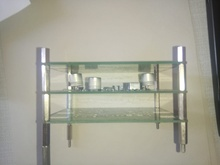
%> input picture slope_detector/gorsel_1.jpeg, 220 x 165 px, shrunk from 1600 x 1200 before the run
$ octave slope_calculator.m   (GNU Octave 9; MATLAB toolbox functions it lacks are replaced by stand-ins)
%> lines starting %> are read from the running program, lines starting %| are printed output that depends on the picture; in (x1, y1, x2, y2) boxes, pixels count from 0 and x2, y2 are one past the last pixel; in counts of white or black regions, pixels touching at a corner belong together; the program's own positions count from 1
### slope_detector/odev1_bilinear.m
function scaledImage = odev1_bilinear(imageName, sr, sc)
%> called with imageName = 'gorsel_1.jpeg', sr = 0.25, sc = 0.25

originalImage = imread(imageName);
%> originalImage is the input picture: size 165x220x3 uint8; mean R, G, B 165.3, 164.2, 151.1
originalImage = double(originalImage);
%> originalImage: size 165x220x3 double

nofRow = size(originalImage, 1);
nofColumn = size(originalImage, 2);

xNew = floor(nofColumn * sc);
yNew = floor(nofRow * sr);

xRatio = (nofColumn - 1)/xNew;
yRatio = (nofRow - 1)/yNew;
scaledImage = zeros(yNew, xNew, 3);

for c = 1:3
    for i = 1:yNew
        for j = 1:xNew
            xLeft = floor(xRatio * j);
            if xLeft == 0
                xLeft = 1;
            end
            xRight = ceil(xRatio * j);

            yUp = floor(yRatio * i);
            if yUp == 0
                yUp = 1;
            end
            yDown = ceil(yRatio * i);

            xWeight = (xRatio * j - xLeft);
            yWeight = (yRatio * i - yUp);
            pointA = originalImage(yUp, xLeft, c);
            pointB = originalImage(yUp, xRight, c);
            pointC = originalImage(yDown, xLeft, c);
            pointD = originalImage(yDown, xRight, c);

            pixVal = pointA * (1 - xWeight) * (1 - yWeight) + pointB * xWeight * (1 - yWeight) + pointC * (1 - xWeight) * yWeight + pointD * xWeight * yWeight;
            scaledImage(i, j, c) = pixVal;
        end
    end
end
scaledImage = uint8(scaledImage);
%> scaledImage: size 41x55x3 uint8

### slope_detector/gaussianLowPassFilter.m
function [processedImage] = gaussianLowPassFilter(imageName, filterD)
originalImage = imageName;
nofRow = size(originalImage, 1);
nofColumn = size(originalImage, 2);
processedFFT = zeros(nofRow, nofColumn);
processedImage = zeros(nofRow, nofColumn);

filterDia = filterD;

F1=fft2(originalImage);
F1C=fftshift(F1);

refPointX = floor(-1*nofColumn/2):1:(nofColumn-1)/2;
refPointY  = floor(-1*nofRow/2):1:(nofRow-1)/2;

euclideanDistances = zeros(nofRow, nofColumn);
gaussianLowPassFilter = zeros(nofRow, nofColumn);

for i=1:nofColumn
    if refPointX(1,i)>nofColumn/2
        refPointX(1, i) = refPointX(1, i) - nofColumn;
    end
end

for i=1:nofRow
    if refPointY(1,i)>nofRow/2
        refPointY(1, i) = refPointY(1, i) - nofColumn;
    end
end
refPointY = refPointY';
for i=1:nofRow
    for j=1:nofColumn
        euclideanDistances(i,j) = (refPointY(i,1)^2 + refPointX(1,j)^2)^(1/2);
    end
end

for i=1:nofRow
    for j=1:nofColumn
      gaussianLowPassFilter(i,j) = exp(-1*((euclideanDistances(i,j)^2) / (2*filterDia^2)));
    end
end

processedFFT = gaussianLowPassFilter .* F1C;
processedImage = ifft2(processedFFT);
processedImage = uint8(abs(processedImage));

### slope_detector/sobelEdgeDetector.m
function [processedImageV, processedImageH, processedImageCombined] = sobelEdgeDetector(imageName)
% sobel edge detector script

originalImage = imageName;
nofRow = size(originalImage, 1);
nofColumn = size(originalImage, 2);
processedImageV = zeros(nofRow, nofColumn);
processedImageH = zeros(nofRow, nofColumn);
processedImageCombined = zeros(nofRow, nofColumn);

sobelKernelV = [-1, 0, 1; -2, 0, 2; -1, 0, 1];
sobelKernelH = [-1, -2, -1; 0, 0, 0; 1, 2, 1];

sobelKernelSize = 3;
for i=1:nofRow
    for j=1:nofColumn
        pixValH = zeros(sobelKernelSize);
        pixValV = zeros(sobelKernelSize);
        counter = 0;
        kernelRowCount = 0;
        kernelColumnCount = 0;
        for k=-1*(sobelKernelSize-1)/2:1:(sobelKernelSize-1)/2
            kernelRowCount = kernelRowCount + 1;
            kernelColumnCount = 0;
            for l=-1*(sobelKernelSize-1)/2:1:(sobelKernelSize-1)/2
                kernelColumnCount = kernelColumnCount + 1;
                indexX = l+j;
                indexY = k+i;
                  if indexX < 1
                      indexX = 1;
                  elseif indexX > nofColumn
                      indexX = nofColumn;
                  end
                  if indexY < 1
                      indexY = 1;
                  elseif indexY > nofRow
                      indexY = nofRow;
                  end
                  pixValH(kernelRowCount, kernelColumnCount) = double(originalImage(indexY, indexX)) * sobelKernelH(kernelRowCount, kernelColumnCount);
                  pixValV(kernelRowCount, kernelColumnCount) = double(originalImage(indexY, indexX)) * sobelKernelV(kernelRowCount, kernelColumnCount);
            end
        end
        processedImageV(i,j) = sum(sum(pixValV));
        processedImageH(i,j) = sum(sum(pixValH));
        processedImageCombined(i,j) = processedImageV(i,j) + processedImageH(i,j);
    end
end
processedImageV = uint8(processedImageV);
processedImageH = uint8(processedImageH);
processedImageCombined = uint8(processedImageCombined);

### slope_detector/myOtsoTh.m
function [processedImage backgroundVar] = myOtsoTh(imageName)
originalImage = imageName;
nofRow = size(originalImage, 1);
nofColumn = size(originalImage, 2);
processedImage = zeros(nofRow, nofColumn);
nofPixel = nofRow * nofColumn;

maxIntensityLevel = 256; % matrix index begins from 1

imageFreq = zeros(1, maxIntensityLevel);
wBackground = zeros(1, maxIntensityLevel);
wForeground = zeros(1, maxIntensityLevel);
meanBackground = zeros(1, maxIntensityLevel);
meanForeground = zeros(1, maxIntensityLevel);
varianceBackground = zeros(1, maxIntensityLevel);

for i=1:nofRow
    for j=1:nofColumn
        imageFreq(1, originalImage(i,j) + 1) = imageFreq(1, originalImage(i,j) + 1) + 1;
    end
end

for i=1:maxIntensityLevel
    wBackground(1, i) = sum(imageFreq(1,1:i)) / nofPixel;
    wForeground(1, i) = sum(imageFreq(1,(i + 1):maxIntensityLevel)) / nofPixel;
    numberVectorBack = 0:(i - 1);
    numberVectorFore = i:(maxIntensityLevel - 1);
    meanBackground(1, i) = (sum(numberVectorBack .* imageFreq(1, 1:i))) / sum(imageFreq(1, 1:i));
    meanForeground(1, i) = (sum(numberVectorFore .* imageFreq(1, (i+1):maxIntensityLevel))) / sum(imageFreq(1, (i+1):maxIntensityLevel));
end


varianceBackground = wBackground .* wForeground .* ((meanBackground - meanForeground).^2);

maxVariance = -1;
maxVarianceIndex = -1;

for i=1:maxIntensityLevel
    if varianceBackground(1, i) > maxVariance
        maxVariance = varianceBackground(1, i);
        maxVarianceIndex = i;
    end
end

for i=1:nofRow
    for j=1:nofColumn
        if originalImage(i,j) > maxVarianceIndex
            processedImage(i,j) = maxIntensityLevel - 1;
        else
            processedImage(i,j) = 0;
        end
    end
end

backgroundVar = varianceBackground;

### slope_detector/myErosion.m
function [processedImage] = myErosion(imageName)
% sobel edge detector script

originalImage = imageName;
nofRow = size(originalImage, 1);
nofColumn = size(originalImage, 2);
processedImage = zeros(nofRow, nofColumn);
processedImageCombined = zeros(nofRow, nofColumn);

structureElement = [0, 1, 0; 1, 1, 1; 0, 1, 0];


structureElementSize = 3;
for i=1:nofRow
    for j=1:nofColumn
        pixVal = zeros(structureElementSize);
        counter = 0;
        kernelRowCount = 0;
        kernelColumnCount = 0;
        hitState = 255;
        for k=-1*(structureElementSize-1)/2:1:(structureElementSize-1)/2
            kernelRowCount = kernelRowCount + 1;
            kernelColumnCount = 0;
            for l=-1*(structureElementSize-1)/2:1:(structureElementSize-1)/2
                kernelColumnCount = kernelColumnCount + 1;
                indexX = l+j;
                indexY = k+i;
                  if indexX < 1
                      indexX = 1;
                  elseif indexX > nofColumn
                      indexX = nofColumn;
                  end
                  if indexY < 1
                      indexY = 1;
                  elseif indexY > nofRow
                      indexY = nofRow;
                  end
                  if structureElement(kernelRowCount, kernelColumnCount) == 1
                      if originalImage(indexY, indexX) == 0
                          hitState = 0;
                      end
                  end
            end
        end
        processedImage(i,j) = hitState;
    end
end
processedImage = uint8(processedImage);

### slope_detector/myHoughTr.m
function [votingMatrix, lineVals, lineImg, slopeAndConstants] = myHoughTr(imageName, radRes, ignoranceRat)

originalImage = imageName;
nofRow = size(originalImage, 1);
nofColumn = size(originalImage, 2);
totalPixel = nofRow * nofColumn;
imHEdges = zeros(nofRow, nofColumn);

ignoranceRatio = ignoranceRat;
radRes = radRes;
radVector = -3.1415:radRes:3.1415;

radVectorLength = size(radVector, 2);
imDistances = zeros(1, radVectorLength);
maxDistance = ceil(((nofRow + 1)^2 + (nofColumn + 1)^2)^(1/2));
votingMatrix = zeros(maxDistance, radVectorLength);
lineVals = zeros(1, 2); % column1 dist, column2 theta
lineImg = zeros(1, 2); % column1 x, column2 y
slopeAndConstants = zeros(1, 2); % column 1 slope, column 2 constant

for i=1:nofRow
    for j=1:nofColumn
        if originalImage(i, j) ~= 0
            for l=1:radVectorLength
                imDistances(1, l) = abs(ceil(i * sin(radVector(1, l)) + j * cos(radVector(1, l))));
                votingMatrix(imDistances(1, l)+1, l) = votingMatrix(imDistances(1, l)+1, l) + 1;
            end
        end
    end
end

dominantLine = max(max(votingMatrix));
limitVal = dominantLine * ignoranceRatio;
counter = 1;

for i=1:maxDistance
    for j=1:radVectorLength
        if  votingMatrix(i, j) >= limitVal
            lineVals(counter, :) = [i radVector(1, j)];
            counter = counter + 1;
        end
    end
end
figure;
imshow(imageName);
for i=1:size(lineVals, 1)
    lineImg(i,1) = round(lineVals(i, 1) *  cos(lineVals(i, 2)));
    lineImg(i,2) = round(lineVals(i, 1) *  sin(lineVals(i, 2)));
    sinRatio = sin(lineVals(i, 2));
    x1 = nofColumn;
    x2 = 0;
    if sinRatio ~= 0
        y1 = (lineVals(i, 1) - x1 * cos(lineVals(i, 2))) / sinRatio;
        y2 = (lineVals(i, 1) - x2 * cos(lineVals(i, 2))) / sinRatio;
    else
        y1 = (lineVals(i, 1) - x1 * cos(lineVals(i, 2))) / 0.0001;
        y2 = (lineVals(i, 1) - x2 * cos(lineVals(i, 2))) / 0.0001;
    end
    hold on;
    plot([x1 x2], [y1 y2]);
    slopeAndConstants(i, 1) = (y1 - y2) / (x1 - x2);
    slopeAndConstants(i, 2) = y2;
end

### slope_detector/myKmeans.m
function [clusterCenters] = myKmeans(kItems, nClusters, nIter)

itemMatrix = kItems;
nofClusters = nClusters;
nofIter = nIter;
nofItems = size(itemMatrix, 1);
clusterCenters = zeros(nofClusters, 2);
newClusters = zeros(nofClusters, nofItems);
clusterDistances = zeros(nofClusters, nofItems);
if nofItems < nofClusters
    disp('ERROR! Dimension is smaller than number of clusters.');
else
    clusterCenters = itemMatrix(1:nofClusters, :);
    for l = 1:nofIter
        newClusters = zeros(nofClusters, nofItems, nofItems);
        newCulesterIndexCounters = ones(nofClusters, 1);
        clusterDistances = zeros(nofClusters, nofItems);
        for i = 1:nofItems
            closestCluster = 1;
            minDist = 99999999999;
            for j = 1:nofClusters
                clusterDistances(j, i) = ((clusterCenters(j, 1) - itemMatrix(i, 1))^2 +  (clusterCenters(j, 2) - itemMatrix(i, 2))^2)^(1/2);
                if minDist > clusterDistances(j, i)
                    closestCluster = j;
                    minDist = clusterDistances(j, i);
                end
            end
            newClusters(closestCluster, newCulesterIndexCounters(closestCluster, 1), 1) = itemMatrix(i, 1);
            newClusters(closestCluster, newCulesterIndexCounters(closestCluster, 1), 2) = itemMatrix(i, 2);
            newCulesterIndexCounters(closestCluster, 1) = newCulesterIndexCounters(closestCluster, 1) + 1;

        end
        for k = 1:nofClusters
            if (newCulesterIndexCounters(k, 1) - 1) == 0
                clusterCenters(k, 1) = sum(newClusters(k, :, 1)) / (0.0000001);
                clusterCenters(k, 2) = sum(newClusters(k, :, 2)) / (0.0000001);
            else
                clusterCenters(k, 1) = sum(newClusters(k, :, 1)) / (newCulesterIndexCounters(k, 1) - 1);
                clusterCenters(k, 2) = sum(newClusters(k, :, 2)) / (newCulesterIndexCounters(k, 1) - 1);
            end
        end
    end
end

### slope_detector/slope_calculator.m
clear all; clc;
scaleRatio = 0.25;
ignoranceRatio = 0.41;
radRes = 0.1;
nofCluster = 5;
slopeTolerance = 0.01;
originalImage = odev1_bilinear('gorsel_1.jpeg', scaleRatio, scaleRatio);

nofRow = size(originalImage, 1);
nofColumn = size(originalImage, 2);
imHEdges = zeros(nofRow, nofColumn);
imGreenCh = zeros(nofRow, nofColumn, 3);

imGreenCh(:,:, 2) = gaussianLowPassFilter(originalImage(:,:,2), 80);
%> after the loop in gaussianLowPassFilter, `for i=1:nofRow`:
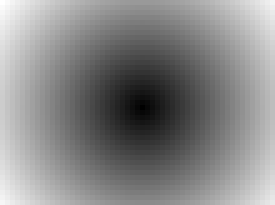
%> euclideanDistances: size 41x55 double (shown 5 times larger); min 0, max 35, mean 18.5; drawn with min black and max white
%> after the loop in gaussianLowPassFilter, `for i=1:nofRow`:
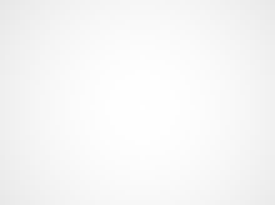
%> gaussianLowPassFilter: size 41x55 double (shown 5 times larger); min 0.909, max 1, mean 0.97

[blank1 imHEdges blank2] = sobelEdgeDetector(imGreenCh(:, :, 2));
%> after the loop in sobelEdgeDetector, `for i=1:nofRow`:
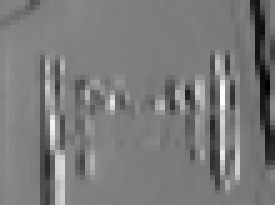
%> processedImageV: size 41x55 double (shown 5 times larger); min -490, max 501, mean -12.9; drawn with min black and max white
%> after the loop in sobelEdgeDetector, `for i=1:nofRow`: pixValH = [-138 -252 -126; 0 0 0; 133 256 128]; pixValV = [-138 0 126; -266 0 256; -133 0 128]

[imGreenCh(:, :, 2) greenChVariance] = myOtsoTh(imHEdges);
%> after the loop in myOtsoTh, `for i=1:nofRow`: imageFreq = 256 values, max 1029 at index 1, min 0 at index 60, mean 8.81
%> after the loop in myOtsoTh, `for i=1:maxIntensityLevel`: meanBackground = 256 values from 0 to 22.58; wBackground = 256 values from 0.456 to 1; wForeground = 256 values, max 0.544 at index 1, min 0 at index 255, mean 0.0882
%> the loop in myOtsoTh, `for i=1:maxIntensityLevel` made 256 passes
%> maxVariance on passes 1 to 8: 428, 445.8, 473.3, 496.5, 519, 543, 566.5, 594.8
%> after the loop in myOtsoTh, `for i=1:maxIntensityLevel`: maxVariance = 1751.3; maxVarianceIndex = 89
%> after the loop in myOtsoTh, `for i=1:nofRow`:
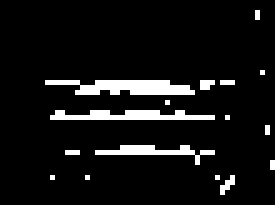
%> processedImage: size 41x55 double (shown 5 times larger); 7.8% white in thin lines or dots, all inside (x1, y1, x2, y2) = (9, 2, 55, 39)

imGreenCh(:, :, 2) = myErosion(imGreenCh(:, :, 2));
%> imGreenCh: size 41x55x3 double; mean R, G, B 0, 1.2, 0

[votingMatrix, lineVals, lineImg, slopeAndConstants] = myHoughTr (imGreenCh(:, :, 2), radRes, ignoranceRatio);
%> after the loop in myHoughTr, `for i=1:nofRow`:
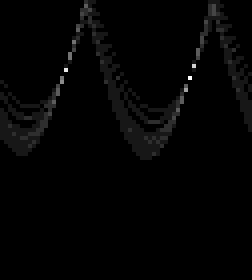
%> votingMatrix: size 70x63 double (shown 4 times larger); min 0, max 11, mean 0.157; drawn with min black and max white
%> after the loop in myHoughTr, `for i=1:nofRow`: imDistances = 63 values, max 39 at index 36, min 0 at index 53, mean 24.52
%> in myHoughTr, `dominantLine = max(max(votingMatrix));`: dominantLine = 11
%> in myHoughTr, `limitVal = dominantLine * ignoranceRatio;`: limitVal = 4.51
%> after the loop in myHoughTr, `for i=1:maxDistance`: counter = 10; lineVals = [11 -1.34; 14 -1.44; 15 -1.44; 17 1.66; 18 -1.54; 20 -1.64; 20 1.56; 21 -1.64; 23 1.46]
%> the loop in myHoughTr, `for i=1:size(lineVals, 1)` made 9 passes
%> (sinRatio, y1, y2) on passes 1 to 8: (-0.974, 1.54, -11.3), (-0.992, -6.97, -14.12), (-0.992, -7.98, -15.13), (0.996, 21.9, 17.07), (-1, -16.4, -18.01), (-0.998, -23.95, -20.05), (1, 19.33, 20), (-0.998, -24.95, -21.05)
%> after the loop in myHoughTr, `for i=1:size(lineVals, 1)`: lineImg = [3 -11; 2 -14; 2 -15; -1 17; 1 -18; -1 -20; 0 20; -1 -21; 3 23]; slopeAndConstants = [0.233 -11.3; 0.13 -14.12; 0.13 -15.13; 0.0879 17.07; 0.0293 -18.01; -0.0708 -20.05; -0.0123 20; -0.0708 -21.05; -0.113 23.15]
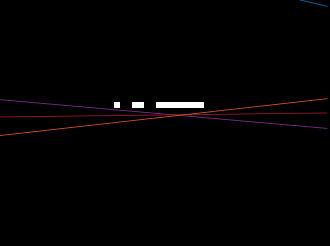
%> figure redrawn from the program's plot data; shown 6 times larger

xVector = 1:nofColumn;
nofLines = size(slopeAndConstants, 1);

counter = 0;
if size(slopeAndConstants, 1) <= nofCluster
    nofCluster = size(slopeAndConstants, 1) - 2;
end
clusteredLines = myKmeans(slopeAndConstants, nofCluster, 10);
%> in myKmeans, `itemMatrix = kItems;`: itemMatrix has the same summary as slopeAndConstants in myHoughTr
%> in myKmeans, `clusterCenters = itemMatrix(1:nofClusters, :);`: clusterCenters = [0.233 -11.3; 0.13 -14.12; 0.13 -15.13; 0.0879 17.07; 0.0293 -18.01]
%> after the loop in myKmeans, `for l = 1:nofIter`: clusterCenters = [0.233 -11.3; 0.13 -14.12; 0.13 -15.13; -0.0124 20.07; -0.0374 -19.7]; clusterDistances = [0 2.82 3.83 28.36 6.72 8.76 31.3 9.76 34.44; 2.82 0 1.01 31.18 3.89 5.94 34.12 6.94 37.26; 3.83 1.01 0 32.19 2.88 4.93 35.13 5.93 38.27; 31.37 34.19 35.2 3.01 38.08 40.12 0.0695 41.12 3.08; 8.41 5.59 4.58 36.77 1.7 0.348 39.7 1.35 42.85]; newCulesterIndexCounters = [2; 2; 2; 4; 4]
%> clusteredLines has the same summary as clusterCenters in myKmeans

figure;
subplot(2, 1, 1);
stem(slopeAndConstants(:, 1), slopeAndConstants(:, 2));
hold on
stem(clusteredLines(:, 1), clusteredLines(:, 2), '-r', '*');
%> (this line was passed over: stem is not available in this run)
weightedSlopes = zeros(size(clusteredLines, 1), 1);

for i=1:size(clusteredLines, 1)
    for j=1:size(clusteredLines, 1)
        if (clusteredLines(j, 1) >= (clusteredLines(i, 1) - slopeTolerance)) &&  (clusteredLines(j, 1) <= (clusteredLines(i, 1) + slopeTolerance))
            weightedSlopes(j, 1) = weightedSlopes(j, 1) + 1;
        end
    end
end
%> after the loop, weightedSlopes = [1; 2; 2; 1; 1]

%figure;
subplot(2, 1, 2);
imshow(originalImage);
for i=1:nofLines
    hold on;
    yVector = slopeAndConstants(i, 1) .* xVector + slopeAndConstants(i, 2);
    plot(xVector, yVector);
end

for i=1:size(clusteredLines, 1)
    hold on;
    yVector = clusteredLines(j, 1) .* xVector + clusteredLines(j, 2);
    plot(xVector, yVector, '-y');
end

errState = 0;
val = weightedSlopes(1, 1);
%> val = 1
for i=1:size(weightedSlopes, 1)
    if weightedSlopes(i, 1) ~= val
        errState = 1;
    end
end
%> this loop made 5 passes
%> errState on passes 2 to 3: 1, 1

if errState == 1
    title('FAIL', 'Color', 'red');
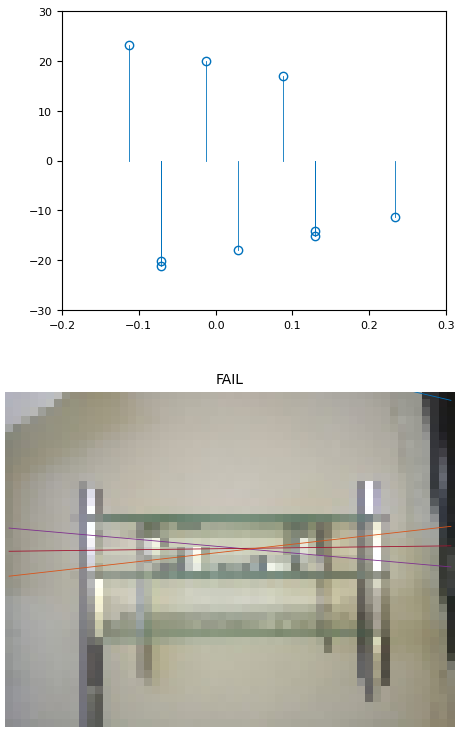
%> figure redrawn from the program's plot data, 2 panels
else
    title('PASS', 'Color', 'green');
end

$ run again, with slope_detector/gorsel_2.jpeg copied over slope_detector/gorsel_1.jpeg
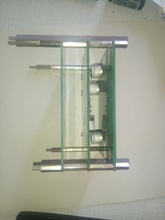
%> input picture slope_detector/gorsel_2.jpeg, 165 x 220 px, shrunk from 1200 x 1600 before the run
%> in odev1_bilinear, originalImage is the input picture: size 220x165x3 uint8; mean R, G, B 163.9, 166.5, 152.2
%> after the loop in sobelEdgeDetector, `for i=1:nofRow`: pixValH = [-151 -288 -144; 0 0 0; 144 278 139]; pixValV = [-151 0 144; -288 0 278; -144 0 139]
%> after the loop in myOtsoTh, `for i=1:nofRow`: imageFreq = 256 values, max 1196 at index 1, min 0 at index 63, mean 8.81
%> after the loop in myOtsoTh, `for i=1:maxIntensityLevel`: meanBackground = 256 values from 0 to 20.04; wBackground = 256 values from 0.53 to 1; wForeground = 256 values, max 0.47 at index 1, min 0 at index 255, mean 0.0783
%> the loop in myOtsoTh, `for i=1:maxIntensityLevel` made 256 passes
%> maxVariance on passes 1 to 8: 453.5, 489.7, 528.2, 570.5, 594.2, 624.8, 659.3, 689.1
%> after the loop in myOtsoTh, `for i=1:maxIntensityLevel`: maxVariance = 1695.6; maxVarianceIndex = 85
%> after the loop in myHoughTr, `for i=1:nofRow`: imDistances = 63 values, max 51 at index 41, min 0 at index 58, mean 32.14
%> dominantLine = 4
%> limitVal = 1.64
%> after the loop in myHoughTr, `for i=1:maxDistance`: counter = 113; lineVals = 112 rows, first 12: [1 -1.54; 1 1.66; 1 2.46; 1 2.56; 2 -1.54; 2 -0.741; 2 -0.642; 2 1.66; 3 -0.841; 3 -0.642; 3 1.56; 4 -1.64]
%> the loop in myHoughTr, `for i=1:size(lineVals, 1)` made 112 passes
%> (sinRatio, y1, y2) on passes 1 to 8: (-1, 0.201, -1), (0.996, 4.61, 1), (0.631, 51.97, 1.58), (0.551, 63.98, 1.82), (-1, -0.799, -2), (-0.675, 41.81, -2.96), (-0.598, 51.55, -3.34), (0.996, 5.61, 2.01)
%> after the loop in myHoughTr, `for i=1:size(lineVals, 1)`: lineImg = 112 rows, first 12: [0 -1; 0 1; -1 1; -1 1; 0 -2; 1 -1; 2 -1; 0 2; 2 -2; 2 -2; 0 3; 0 -4]; slopeAndConstants = 112 rows, first 12: [0.0293 -1; 0.0879 1; 1.23 1.58; 1.52 1.82; 0.0293 -2; 1.09 -2.96; 1.34 -3.34; 0.0879 2.01; 0.894 -4.02; 1.34 -5.01; -0.0123 3; -0.0708 -4.01]; y1 = -135.6; y2 = 564.4
%> `[votingMatrix, lineVals, lineImg, slopeAndConstants] = myHoughTr (imGr..`:
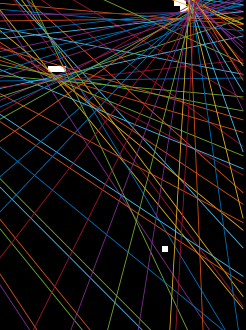
%> figure redrawn from the program's plot data; shown 6 times larger
%> itemMatrix has the same summary as slopeAndConstants in myHoughTr
%> in myKmeans, `clusterCenters = itemMatrix(1:nofClusters, :);`: clusterCenters = [0.0293 -1; 0.0879 1; 1.23 1.58; 1.52 1.82; 0.0293 -2]
%> after the loop in myKmeans, `for l = 1:nofIter`: clusterCenters = [7.06 -550.8; 0.316 -15.94; 0.135 59.35; -7.38 495.1; -10792.9 -345372.5]; newCulesterIndexCounters = [3; 84; 24; 4; 2]
%> clusteredLines has the same summary as clusterCenters in myKmeans
%> after the loop `for i=1:size(clusteredLines, 1)`: weightedSlopes = [1; 1; 1; 1; 1]
%> val = 1
%> the loop `for i=1:size(weightedSlopes, 1)` made 5 passes
%> after the loop `for i=1:size(weightedSlopes, 1)`: errState = 0
%> `title('PASS', 'Color', 'green');`:
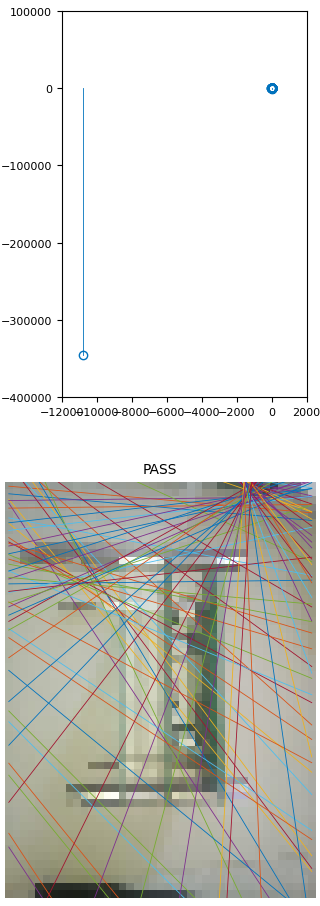
%> figure redrawn from the program's plot data, 2 panels
